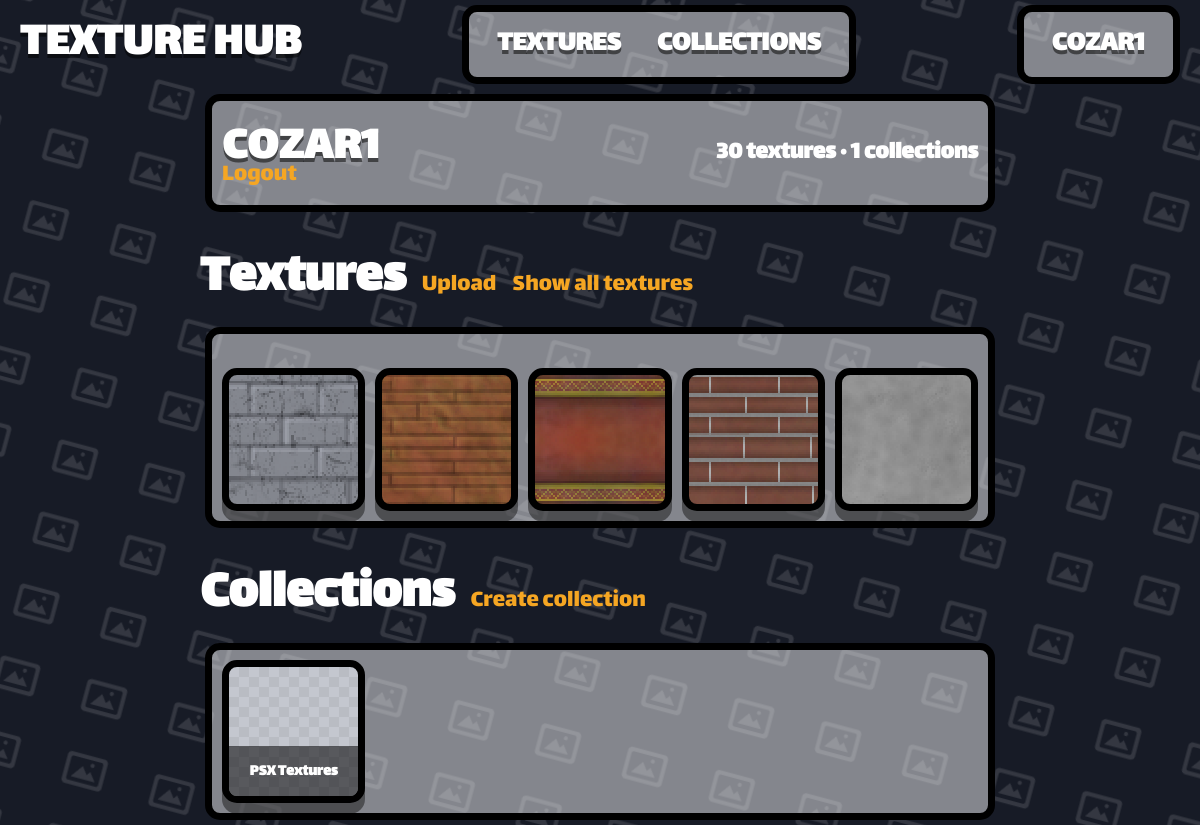
The page /user/cozar1 (signed in) on the database as committed earlier.
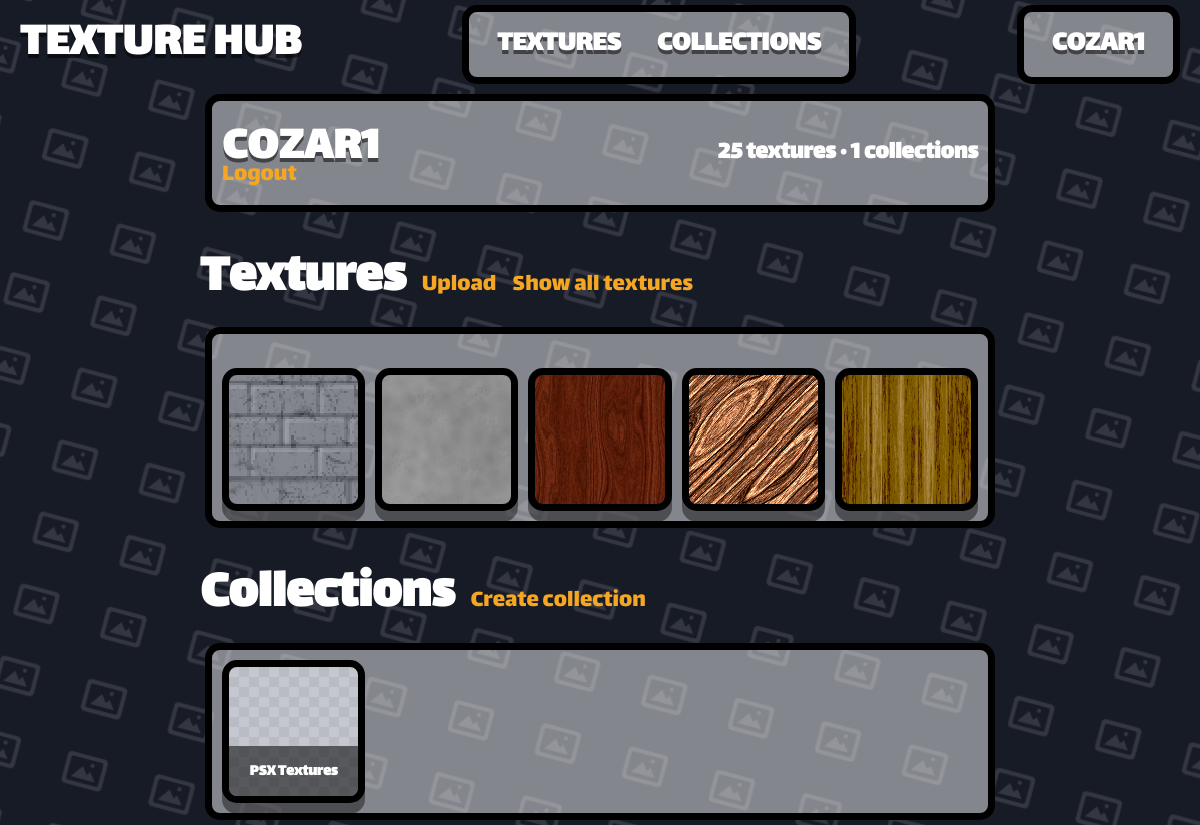
The same page on the database as committed later.
### app.py (models this page shows)
class Texture(db.Model):  # pylint: disable=too-few-public-methods
    __tablename__ = "Texture"
    texture_id = db.Column(db.Integer, primary_key=True)
    texture_name = db.Column(db.String(80), unique=True, nullable=False)
    texture_address = db.Column(db.String(120), nullable=False)
    texture_user_id = db.Column(db.Integer, default=0)
    texture_tags = db.Column(db.String(200), nullable=True)

class Collection(db.Model):  # pylint: disable=too-few-public-methods
    __tablename__ = "Collection"
    collection_id = db.Column(db.Integer, primary_key=True)
    collection_name = db.Column(db.String(80), unique=True, nullable=False)
    collection_user_id = db.Column(db.String(120), nullable=False)
    collection_rating = db.Column(db.Integer, default=0)

### app.py (the view)
@app.route("/user/<username>")
def user_profile(username):
    profile_user = get_or_404(User, user_name=username)
    textures = Texture.query.filter_by(texture_user_id=profile_user.user_id).all()
    collections = Collection.query.filter_by(
        collection_user_id=profile_user.user_id
    ).all()
    return render_template(
        "user.html",
        user=get_current_user(),
        profile_user=profile_user,
        follower_count=367,
        joined_display="1/05/2026",
        texture_count_display="3,546",
        collection_count_display="742",
        texture_more_total=13357,
        collection_more_total=13357,
        textures=textures,
        collections=collections,
        owner=profile_user == get_current_user(),
    )

### app.py (called while the page is built)
def get_current_user():
    user_id = session.get("user_id")
    if user_id is None:
        return None
    return User.query.get(user_id)

@app.template_filter("texture_url")
def texture_image_url(address):
    if not address:
        return DEFAULT_TEXTURE_URL
    addr = str(address).strip().replace("\\", "/")
    if addr.startswith("/static/images/"):
        rel = addr[len("/static/images/"):]
    elif addr.startswith("static/images/"):
        rel = addr[len("static/images/"):]
    else:
        rel = os.path.basename(addr)
    rel = os.path.basename(rel)
    if not rel or rel.startswith("."):
        return DEFAULT_TEXTURE_URL
    full = os.path.join(STATIC_IMAGES_DIR, rel)
    if os.path.isfile(full):
        return f"/static/images/{rel}"
    return DEFAULT_TEXTURE_URL

def get_or_404(model, **filters):
    obj = model.query.filter_by(**filters).first()
    if obj is None:
        abort(404)
    return obj

### templates/user.html (shortened to what this page needs)
{% extends "template.html" %}
{% block content %}
<div>
    <div class="container">
        <div class="th-detail-title-row">
            <h1 class="th-detail-title">{{ profile_user.user_name }}</h1>
            <div class="th-detail-author">{{ textures|length }} textures · {{ collections|length }} collections</div>
        </div>
        <a href="/logout" class="th-user-option" type="submit">Logout</a>
    </div>
    <div class="th-textures-header" style="margin-top: 24px;">
        <h1>Textures</h1>
        <a class="th-user-option" href="/upload">Upload</a>
        <a class="th-user-option" href="/0?user={{ profile_user.user_name | urlencode }}">Show all textures</a>
    </div>
    <div class="container">
        {% if textures|length > 0 %}
        <div class="th-texture-grid" style="margin-top: 24px;">
            {% for item in textures[:5] %}
            {% include "texture_template.html" %}
            {% endfor %}
        </div>
        {% else %}
        <p>No Textures, Try Creating One!</p>
        {% endif%}
    </div>
    <div class="th-textures-header" style="margin-top: 24px;">
        <h1>Collections</h1>
        <a class="th-user-option" href="/create_collection">Create collection</a>
    </div>
    <div class="container">
        {% if collections|length > 0 %}
        <div class="th-texture-grid">
            {% for item in collections[:5] %}
            {% include "collection_template.html" %}
            {% endfor %}
        </div>
        {% else %}
        <p style="width:fit-content">No Collections, Try Creating One!</p>
        {% endif%}
    </div>
</div>
{% endblock %}

### templates/texture_template.html
<a href="/texture/{{ item.texture_id }}" class="item"
    style="background-image: url('{{ item.texture_address | texture_url }}'); background-size: cover; background-position: center; background-repeat: no-repeat;">
    <div class="item-thumb"></div>
</a>

### templates/collection_template.html
<a href="/collection/{{ item.collection_id }}" class="item">
    <div class="item-thumb"></div>
    <div class="item-name">{{ item.collection_name }}</div>
</a>

Rows that differ between the two databases and show on the page:
removed Texture: texture_address|texture_url (picture)
removed Texture: texture_address|texture_url (picture)
removed Texture: texture_address|texture_url (picture)
now on this page (row unchanged): Texture: texture_address|texture_url (picture)
now on this page (row unchanged): Texture: texture_address|texture_url (picture)
now on this page (row unchanged): Texture: texture_address|texture_url (picture)
Other text that changed with them:
{{ textures|length }}: "30" → "25"
